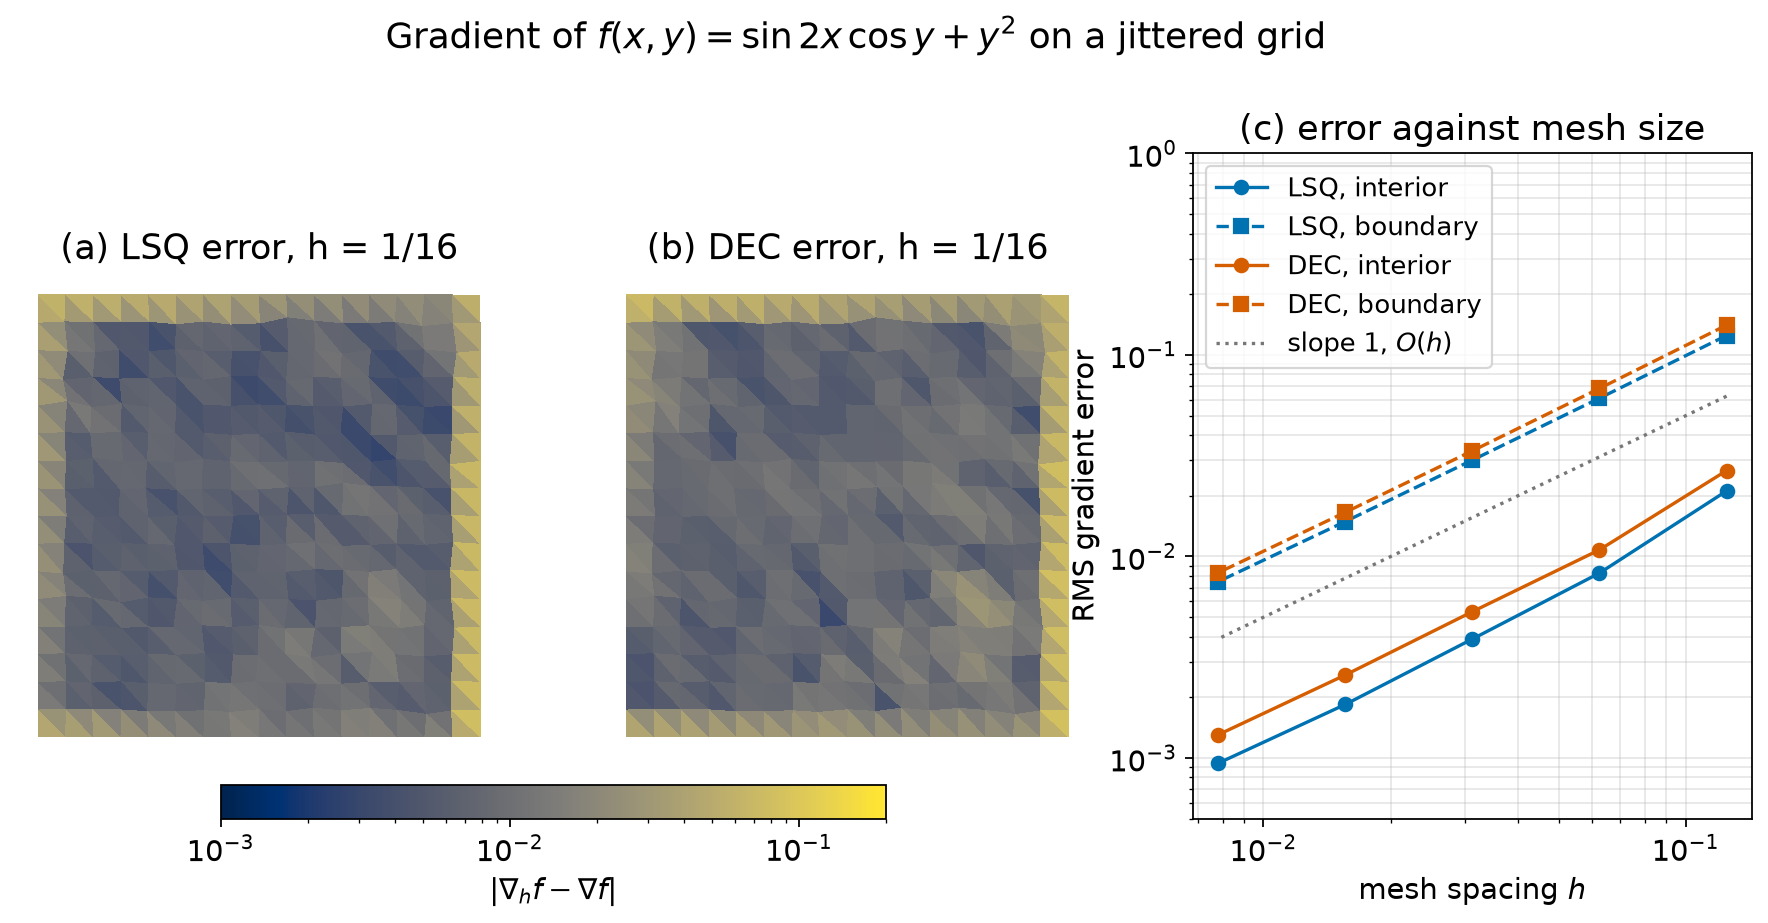

Reproduce this figure in Python.
# SPDX-FileCopyrightText: Copyright (c) 2023 - 2026 NVIDIA CORPORATION & AFFILIATES.
# SPDX-FileCopyrightText: All rights reserved.
# SPDX-License-Identifier: Apache-2.0
#
# Licensed under the Apache License, Version 2.0 (the "License");
# you may not use this file except in compliance with the License.
# You may obtain a copy of the License at
#
# http://www.apache.org/licenses/LICENSE-2.0
#
# Unless required by applicable law or agreed to in writing, software
# distributed under the License is distributed on an "AS IS" BASIS,
# WITHOUT WARRANTIES OR CONDITIONS OF ANY KIND, either express or implied.
# See the License for the specific language governing permissions and
# limitations under the License.

"""Compare the error of LSQ and DEC vertex gradients on planar meshes."""

from pathlib import Path

import matplotlib

matplotlib.use("Agg")

import matplotlib.pyplot as plt
import torch
from matplotlib.colors import LogNorm
from matplotlib.tri import Triangulation
from PIL import Image

from physicsnemo.mesh.primitives.procedural import perturbed_grid

OUTPUT = Path(__file__).parent / "calculus_lsq_vs_dec.png"

METHODS = {"lsq": ("LSQ", "#0072b2"), "dec": ("DEC", "#d55e00")}
PANELS = ("(a)", "(b)")
MAP_RESOLUTION = 17
RESOLUTIONS = (9, 17, 33, 65, 129)

plt.rcParams.update({"font.size": 13})


def _field(points):
    """Smooth test field f(x, y) = sin(2x) cos(y) + y^2 and its exact gradient."""

    x, y = points.unbind(dim=-1)
    value = torch.sin(2 * x) * torch.cos(y) + y**2
    gradient = torch.stack(
        [2 * torch.cos(2 * x) * torch.cos(y), -torch.sin(2 * x) * torch.sin(y) + 2 * y],
        dim=-1,
    )
    return value, gradient


def _gradient_errors(n):
    """Return the mesh, a boundary-vertex mask, and the error of each method."""

    # Jitter the interior vertices by 5% of the grid spacing.
    mesh = perturbed_grid.load(
        n_x=n, n_y=n, perturbation_scale=0.05 / (n - 1), seed=0
    ).to(torch.float64)
    value, exact = _field(mesh.points)
    mesh.point_data["f"] = value
    on_boundary = torch.zeros(mesh.n_points, dtype=torch.bool)
    on_boundary[mesh.get_boundary_mesh().cells.unique()] = True
    errors = {}
    for method in METHODS:
        gradient = mesh.compute_point_derivatives("f", method=method)
        errors[method] = torch.linalg.vector_norm(
            gradient.point_data["f_gradient"] - exact, dim=-1
        )
    return mesh, on_boundary, errors


def main():
    """Generate the documentation image."""

    figure, axes = plt.subplots(
        1, 3, figsize=(14.0, 5.4), gridspec_kw={"width_ratios": (1.0, 1.0, 1.15)}
    )
    map_axes, convergence_axis = axes[:2], axes[2]

    mesh, _, errors = _gradient_errors(MAP_RESOLUTION)
    points = mesh.points.numpy()
    triangulation = Triangulation(points[:, 0], points[:, 1], mesh.cells.numpy())
    norm = LogNorm(1.0e-3, 2.0e-1, clip=True)
    for axis, panel, (method, (label, _)) in zip(
        map_axes, PANELS, METHODS.items(), strict=True
    ):
        # Flat shading shows one error value per triangle (the mean of its vertices).
        image = axis.tripcolor(
            triangulation,
            errors[method].clamp_min(norm.vmin).numpy(),
            cmap="cividis",
            norm=norm,
            shading="flat",
        )
        axis.set_title(f"{panel} {label} error, h = 1/{MAP_RESOLUTION - 1}")
        axis.set_aspect("equal")
        axis.set_axis_off()
    colorbar = figure.colorbar(
        image, ax=map_axes, orientation="horizontal", fraction=0.05, pad=0.04
    )
    colorbar.set_label(r"$|\nabla_h f - \nabla f|$")

    sizes = [1.0 / (n - 1) for n in RESOLUTIONS]
    curves = {(method, part): [] for method in METHODS for part in (0, 1)}
    for n in RESOLUTIONS:
        _, on_boundary, errors = _gradient_errors(n)
        for method, error in errors.items():
            for part, mask in enumerate((~on_boundary, on_boundary)):
                rms = error[mask].square().mean().sqrt()
                curves[method, part].append(float(rms))
    for (method, part), values in curves.items():
        label, color = METHODS[method]
        convergence_axis.loglog(
            sizes,
            values,
            color=color,
            linestyle="--" if part else "-",
            marker="s" if part else "o",
            label=f"{label}, {'boundary' if part else 'interior'}",
        )
    reference = [0.5 * curves["lsq", 1][0] * h / sizes[0] for h in sizes]
    convergence_axis.loglog(
        sizes, reference, color="#777777", linestyle=":", label=r"slope 1, $O(h)$"
    )
    convergence_axis.set_xlabel("mesh spacing $h$")
    convergence_axis.set_ylabel("RMS gradient error")
    convergence_axis.set_title("(c) error against mesh size")
    convergence_axis.grid(True, which="both", alpha=0.3)
    convergence_axis.set_ylim(5.0e-4, 1.0)
    convergence_axis.legend(fontsize=11.5, loc="upper left")

    figure.suptitle(
        r"Gradient of $f(x, y) = \sin 2x \, \cos y + y^2$ on a jittered grid",
        fontsize=16,
        y=1.04,
    )
    figure.savefig(OUTPUT, dpi=160, facecolor="white", bbox_inches="tight")
    # Drop the unused alpha channel to keep the file small.
    Image.open(OUTPUT).convert("RGB").save(OUTPUT, optimize=True)
    plt.close(figure)
    print(f"Saved {OUTPUT}")


if __name__ == "__main__":
    main()
